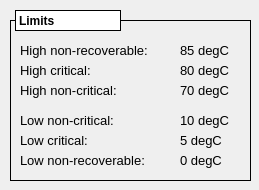
<?xml version="1.0" encoding="UTF-8"?>
<ui version="4.0">
 <class>MainWindow</class>
 <widget class="QMainWindow" name="MainWindow">
  <property name="geometry">
   <rect>
    <x>0</x>
    <y>0</y>
    <width>259</width>
    <height>190</height>
   </rect>
  </property>
  <property name="windowTitle">
   <string>Temperature ratings</string>
  </property>
  <widget class="QWidget" name="centralwidget">
   <widget class="QLabel" name="label_22">
    <property name="geometry">
     <rect>
      <x>15</x>
      <y>10</y>
      <width>106</width>
      <height>21</height>
     </rect>
    </property>
    <property name="font">
     <font>
      <weight>75</weight>
      <bold>true</bold>
     </font>
    </property>
    <property name="styleSheet">
     <string notr="true">background-color: rgb(255, 255, 255);</string>
    </property>
    <property name="frameShape">
     <enum>QFrame::Box</enum>
    </property>
    <property name="text">
     <string>Limits</string>
    </property>
   </widget>
   <widget class="caFrame" name="caframe_2">
    <property name="geometry">
     <rect>
      <x>10</x>
      <y>20</y>
      <width>241</width>
      <height>161</height>
     </rect>
    </property>
    <property name="frameShape">
     <enum>QFrame::Box</enum>
    </property>
    <property name="frameShadow">
     <enum>QFrame::Plain</enum>
    </property>
    <property name="lineWidth">
     <number>1</number>
    </property>
    <property name="midLineWidth">
     <number>1</number>
    </property>
    <property name="background">
     <color>
      <red>0</red>
      <green>0</green>
      <blue>0</blue>
     </color>
    </property>
    <property name="backgroundMode">
     <enum>caFrame::Outline</enum>
    </property>
    <property name="styleSheet" stdset="0">
     <string notr="true"/>
    </property>
    <widget class="QLabel" name="label_19">
     <property name="geometry">
      <rect>
       <x>10</x>
       <y>20</y>
       <width>161</width>
       <height>20</height>
      </rect>
     </property>
     <property name="font">
      <font>
       <pointsize>10</pointsize>
      </font>
     </property>
     <property name="text">
      <string>High non-recoverable:</string>
     </property>
    </widget>
    <widget class="QLabel" name="label_20">
     <property name="geometry">
      <rect>
       <x>10</x>
       <y>40</y>
       <width>161</width>
       <height>20</height>
      </rect>
     </property>
     <property name="font">
      <font>
       <pointsize>10</pointsize>
      </font>
     </property>
     <property name="text">
      <string>High critical:</string>
     </property>
    </widget>
    <widget class="QLabel" name="label_21">
     <property name="geometry">
      <rect>
       <x>10</x>
       <y>60</y>
       <width>161</width>
       <height>20</height>
      </rect>
     </property>
     <property name="font">
      <font>
       <pointsize>10</pointsize>
      </font>
     </property>
     <property name="text">
      <string>High non-critical:</string>
     </property>
    </widget>
    <widget class="QLabel" name="label_23">
     <property name="geometry">
      <rect>
       <x>10</x>
       <y>90</y>
       <width>161</width>
       <height>20</height>
      </rect>
     </property>
     <property name="font">
      <font>
       <pointsize>10</pointsize>
      </font>
     </property>
     <property name="text">
      <string>Low non-critical:</string>
     </property>
    </widget>
    <widget class="QLabel" name="label_24">
     <property name="geometry">
      <rect>
       <x>10</x>
       <y>110</y>
       <width>161</width>
       <height>20</height>
      </rect>
     </property>
     <property name="font">
      <font>
       <pointsize>10</pointsize>
      </font>
     </property>
     <property name="text">
      <string>Low critical:</string>
     </property>
    </widget>
    <widget class="QLabel" name="label_25">
     <property name="geometry">
      <rect>
       <x>10</x>
       <y>130</y>
       <width>161</width>
       <height>20</height>
      </rect>
     </property>
     <property name="font">
      <font>
       <pointsize>10</pointsize>
      </font>
     </property>
     <property name="text">
      <string>Low non-recoverable:</string>
     </property>
    </widget>
    <widget class="QLabel" name="label_26">
     <property name="geometry">
      <rect>
       <x>170</x>
       <y>20</y>
       <width>61</width>
       <height>20</height>
      </rect>
     </property>
     <property name="font">
      <font>
       <pointsize>10</pointsize>
      </font>
     </property>
     <property name="text">
      <string>85 degC</string>
     </property>
    </widget>
    <widget class="QLabel" name="label_27">
     <property name="geometry">
      <rect>
       <x>170</x>
       <y>40</y>
       <width>61</width>
       <height>20</height>
      </rect>
     </property>
     <property name="font">
      <font>
       <pointsize>10</pointsize>
      </font>
     </property>
     <property name="text">
      <string>80 degC</string>
     </property>
    </widget>
    <widget class="QLabel" name="label_28">
     <property name="geometry">
      <rect>
       <x>170</x>
       <y>60</y>
       <width>61</width>
       <height>20</height>
      </rect>
     </property>
     <property name="font">
      <font>
       <pointsize>10</pointsize>
      </font>
     </property>
     <property name="text">
      <string>70 degC</string>
     </property>
    </widget>
    <widget class="QLabel" name="label_29">
     <property name="geometry">
      <rect>
       <x>170</x>
       <y>90</y>
       <width>61</width>
       <height>20</height>
      </rect>
     </property>
     <property name="font">
      <font>
       <pointsize>10</pointsize>
      </font>
     </property>
     <property name="text">
      <string>10 degC</string>
     </property>
    </widget>
    <widget class="QLabel" name="label_30">
     <property name="geometry">
      <rect>
       <x>170</x>
       <y>110</y>
       <width>61</width>
       <height>20</height>
      </rect>
     </property>
     <property name="font">
      <font>
       <pointsize>10</pointsize>
      </font>
     </property>
     <property name="text">
      <string>5 degC</string>
     </property>
    </widget>
    <widget class="QLabel" name="label_31">
     <property name="geometry">
      <rect>
       <x>170</x>
       <y>130</y>
       <width>61</width>
       <height>20</height>
      </rect>
     </property>
     <property name="font">
      <font>
       <pointsize>10</pointsize>
      </font>
     </property>
     <property name="text">
      <string>0 degC</string>
     </property>
    </widget>
   </widget>
   <zorder>caframe_2</zorder>
   <zorder>label_22</zorder>
  </widget>
 </widget>
 <customwidgets>
  <customwidget>
   <class>caFrame</class>
   <extends>QFrame</extends>
   <header>caFrame</header>
   <container>1</container>
  </customwidget>
 </customwidgets>
 <resources/>
 <connections/>
</ui>
